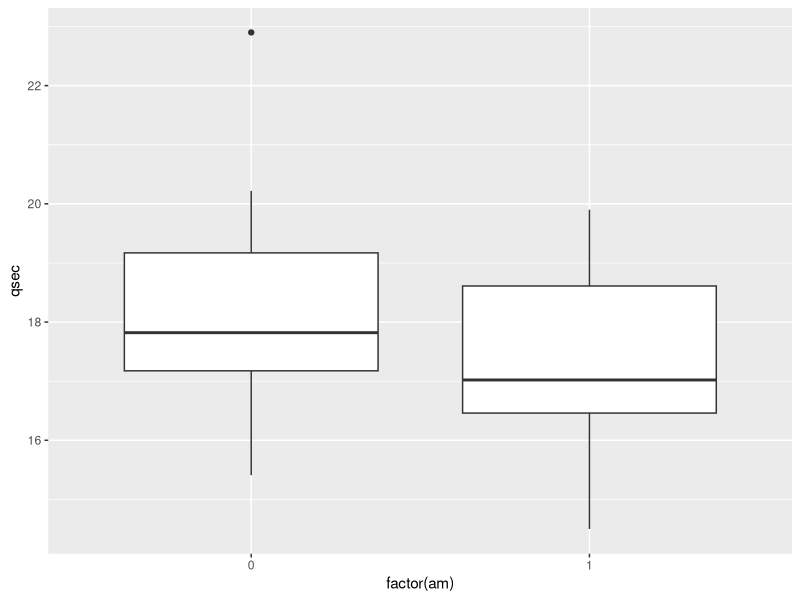
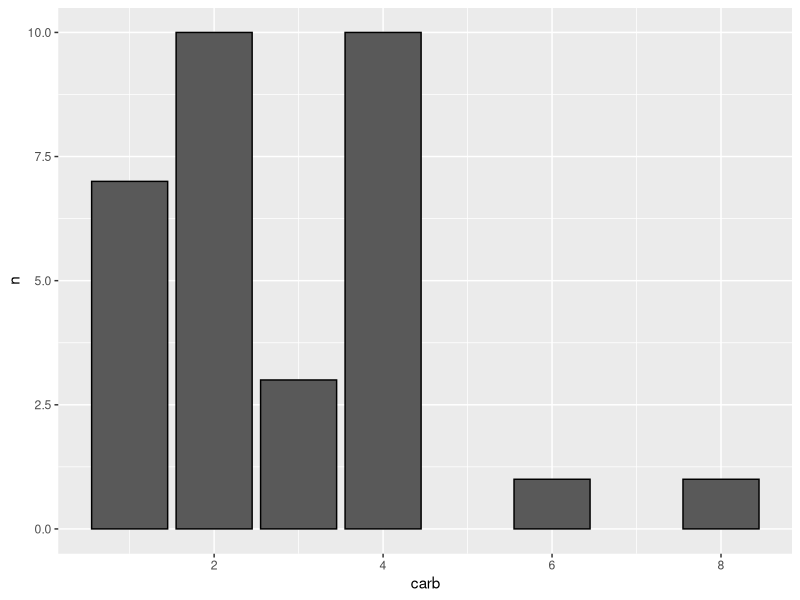
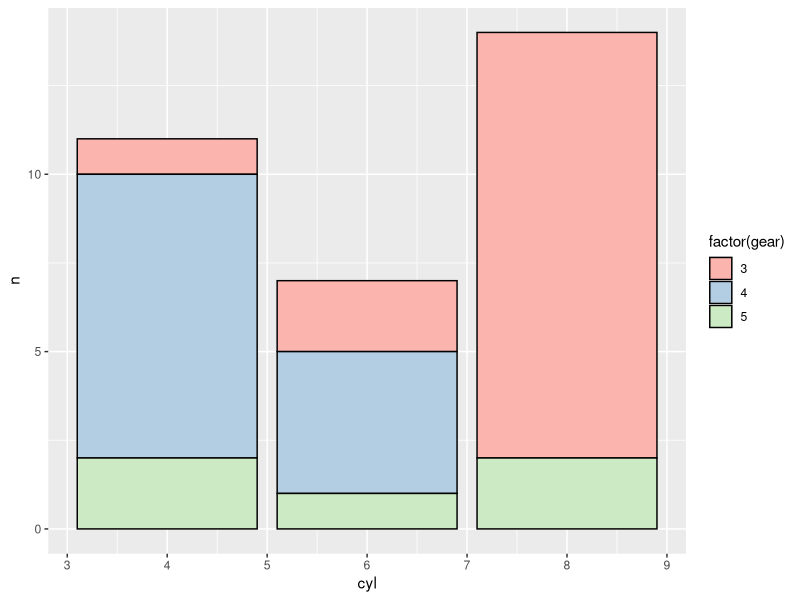

The R source for these figures, in order:
#head(mtcars,4)
#mpg cyl disp  hp drat    wt  qsec vs am gear carb
#Mazda RX4      21.0   6  160 110 3.90 2.620 16.46  0  1    4    4
#Mazda RX4 Wag  21.0   6  160 110 3.90 2.875 17.02  0  1    4    4
#Datsun 710     22.8   4  108  93 3.85 2.320 18.61  1  1    4    1
#Hornet 4 Drive 21.4   6  258 110 3.08 3.215 19.44  1  0    3    1
dim(mtcars)
library(ggplot2)
library(dplyr)
library(RColorBrewer)

#Ejercicio 1
ggplot(mtcars, aes(factor(am), qsec)) +
  geom_boxplot()

#ejercicio 2

container<-mtcars%>%count(carb)
View(container)
ggplot(container, aes(x=carb,y=n)) +
  geom_col( colour = "black")

#ejercicio 3
contenedor<-mtcars%>%count(cyl, gear)
View(contenedor)
ggplot(contenedor, aes(x=cyl, y=n, fill=factor(gear))) +
  geom_col( colour = "black") +
  scale_fill_brewer(palette = "Pastel1")
